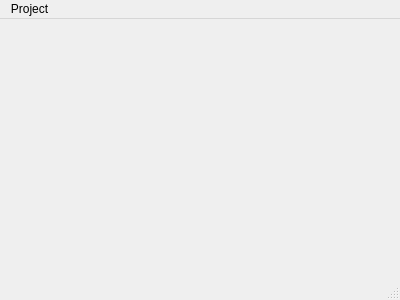
<?xml version="1.0" encoding="UTF-8"?>
<ui version="4.0">
 <class>MainWindow</class>
 <widget class="QMainWindow" name="MainWindow">
  <property name="geometry">
   <rect>
    <x>0</x>
    <y>0</y>
    <width>400</width>
    <height>300</height>
   </rect>
  </property>
  <property name="windowTitle">
   <string>MainWindow</string>
  </property>
  <widget class="QWidget" name="centralWidget"/>
  <widget class="QMenuBar" name="menuBar">
   <property name="enabled">
    <bool>true</bool>
   </property>
   <property name="geometry">
    <rect>
     <x>0</x>
     <y>0</y>
     <width>400</width>
     <height>21</height>
    </rect>
   </property>
   <widget class="QMenu" name="menuokok">
    <property name="title">
     <string>Project</string>
    </property>
   </widget>
   <addaction name="menuokok"/>
  </widget>
  <widget class="QStatusBar" name="statusBar"/>
 </widget>
 <layoutdefault spacing="6" margin="11"/>
 <resources/>
 <connections/>
</ui>
